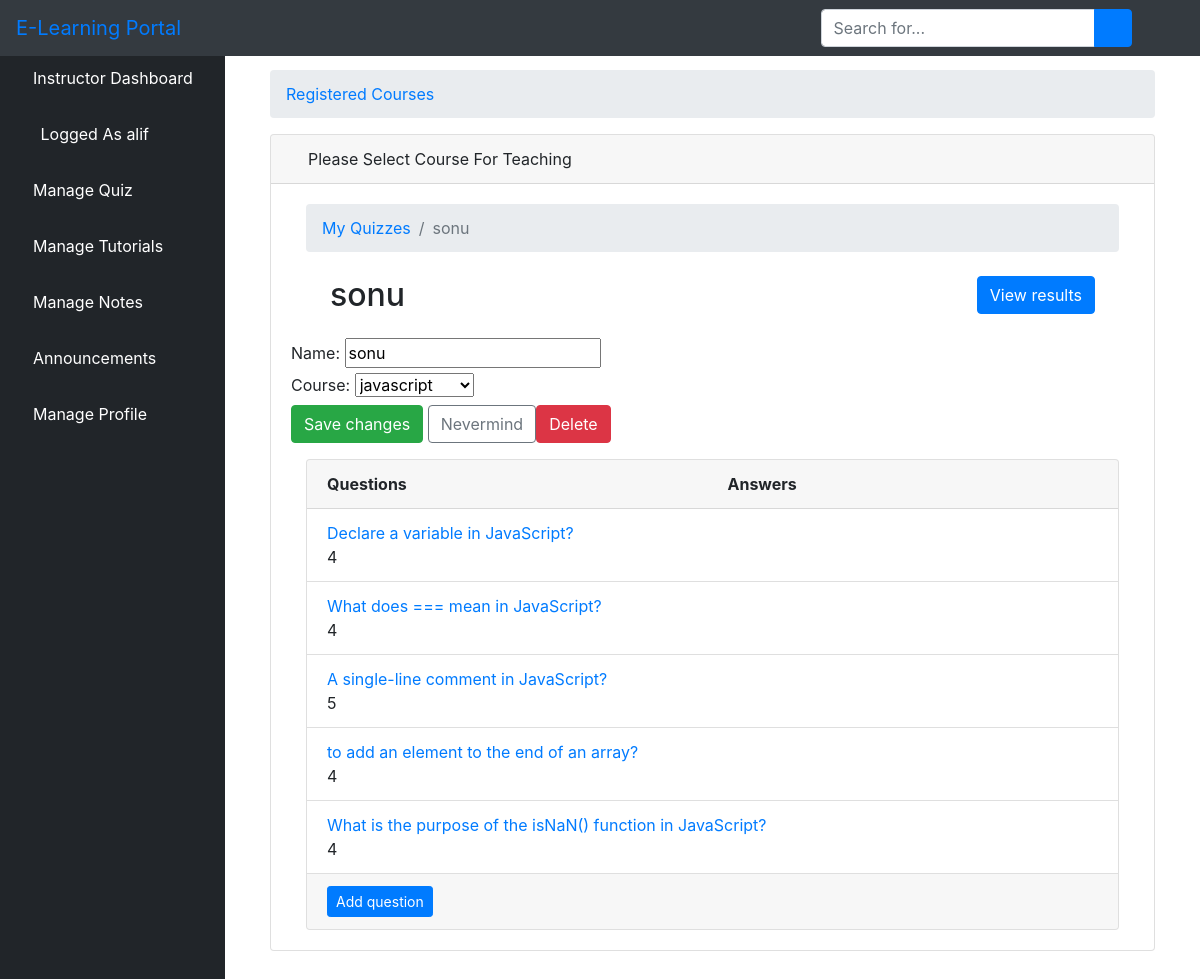
Screenshot of /quizupdate/11/ (signed in) with the database file from the repository.
### elearn/models.py (models this page shows, shortened)
class User(AbstractUser):
    is_learner = models.BooleanField(default=False)
    is_instructor = models.BooleanField(default=False)
    is_admin = models.BooleanField(default=False)

class Quiz(models.Model):
    owner = models.ForeignKey(User, on_delete=models.CASCADE, related_name='quizzes')
    name = models.CharField(max_length=255)
    course = models.ForeignKey(Course, on_delete=models.CASCADE, related_name='quizzes')

class Course(models.Model):
    name = models.CharField(max_length=30)
    color = models.CharField(max_length=7, default='#007bff')
    def __str__(self):
        return self.name

class Question(models.Model):
    quiz = models.ForeignKey(Quiz, on_delete=models.CASCADE, related_name='questions')
    text = models.CharField('Question', max_length=255)

### elearn/views.py (the view, shortened to what this page needs)
# urls.py: path('quizupdate/<int:pk>/', views.QuizUpdateView.as_view(), name='quiz_change'),
class QuizUpdateView(UpdateView):
    model = Quiz
    fields = ('name', 'course', )
    context_object_name = 'quiz'
    template_name = 'dashboard/instructor/quiz_change_form.html'
    def get_context_data(self, **kwargs):
        kwargs['questions'] = self.get_object().questions.annotate(answers_count=Count('answers'))
        return super().get_context_data(**kwargs)
    def get_queryset(self):
        return self.request.user.quizzes.all()

### elearn/templates/dashboard/instructor/quiz_change_form.html (shortened to what this page needs)
{% extends 'dashboard/instructor/base.html' %}
{% block body %}
<div class="container-fluid">
        <div class="row">
          <div class="col-12 mb-3">
          <div class="col-12 mb-3">
                <div id="content-wrapper" style="padding-top: 20px">
        <div class="container-fluid">
            <ol class="breadcrumb">
                <li class="breadcrumb-item">
                    <a href="">Registered Courses</a>
                </li>
            </ol>
            <div class="card mb-3">
                <div class="card-header">
                    <i class="fas fa-table text-primary"></i>
                    Please Select Course For Teaching
                </div>
                <div class="card-body">
  <div class="col-sm-12">
    <nav aria-label="breadcrumb">
    <ol class="breadcrumb">
      <li class="breadcrumb-item"><a href="{% url 'quiz_change_list' %}">My Quizzes</a></li>
      <li class="breadcrumb-item active" aria-current="page">{{ quiz.name }}</li>
    </ol>
  </nav>
  <h2 class="m-4">
    {{ quiz.name }}
    <a href="{% url 'quiz_results' quiz.pk %}" class="btn btn-primary float-right">View results</a>
  </h2>
  <div class="row mb-3">
      <form method="post" novalidate>
        {{ form }}
        <button type="submit" class="btn btn-success">Save changes</button>
        <a href="{% url 'quiz_change_list' %}" class="btn btn-outline-secondary" role="button">Nevermind</a>
        <a href="{% url 'quiz_delete' quiz.pk %}" class="btn btn-danger float-right">Delete</a>
      </form>
      <br>
    </div>
       <div class="card">
    <div class="card-header">
      <div class="row">
        <div class="col-sm-6">
          <strong>Questions</strong>
        </div>
        <div class="col-sm-6">
          <strong>Answers</strong>
        </div>
      </div>
    </div>
    <div class="list-group list-group-flush list-group-formset">
      {% for question in questions %}
        <div class="list-group-item">
          <div class="row">
            <div class="col-10">
              <a href="{% url 'question_change' quiz.pk question.pk %}">{{ question.text }}</a>
            </div>
            <div class="col-sm-8">
              {{ question.answers_count }}
            </div>
          </div>
        </div>
      {% empty %}
        <div class="list-group-item text-center">
          <p class="text-muted font-italic mb-0">You haven't created any questions yet. Go ahead and <a href="{% url 'question_add' quiz.pk %}">add the first question</a>.</p>
        </div>
      {% endfor %}
    </div>
    <div class="card-footer">
      <a href="{% url 'question_add' quiz.pk %}" class="btn btn-primary btn-sm">Add question</a>
    </div>
  </div>
    </div>
  </div>
        </div>
    </div>
                </div>
            </div>
        </div>
    </div>
{% endblock body %}

### elearn/templates/dashboard/instructor/base.html (shortened to what this page needs)
<!DOCTYPE html>
<html lang="en">
<head>
    {% load static %}
    <link href="{% static 'vendor/fontawesome-free/css/all.min.css' %}" rel="stylesheet" type="text/css">
    <link href="{% static 'vendor/datatables/dataTables.bootstrap4.css' %}" rel="stylesheet">
    <link href="{% static 'css/sb-admin.css' %}" rel="stylesheet">
</head>
<body id="page-top">
<nav class="navbar navbar-expand navbar-dark bg-dark fixed-top">
    <a class="navbar-brand mr-1 text-primary" href="">E-Learning Portal</a>
    <button class="btn btn-link btn-sm text-white order-1 order-sm-0" id="sidebarToggle" href="#">
        <i class="fas fa-bars"></i>
    </button>
    <form class="d-none d-md-inline-block form-inline ml-auto mr-0 mr-md-3 my-2 my-md-0">
        <div class="input-group">
            <input type="text" class="form-control" placeholder="Search for..." aria-label="Search" aria-describedby="basic-addon2">
            <div class="input-group-append">
                <button class="btn btn-primary" type="button">
                    <i class="fas fa-search"></i>
                </button>
            </div>
        </div>
    </form>
    <ul class="navbar-nav ml-auto ml-md-0">
        <li class="nav-item dropdown no-arrow">
            <a class="nav-link dropdown-toggle" href="#" id="userDropdown" role="button" data-toggle="dropdown" aria-haspopup="true" aria-expanded="false">
                <i class="fas fa-user-circle fa-fw text-primary"></i>
            </a>
        </li>
    </ul>
</nav>
<div id="wrapper" style="padding-top: 50px;">
<ul class="sidebar navbar-nav">
    <li class="nav-item active">
        <a class="nav-link" href="{% url 'instructor' %}">
         <i class="fa fa-home" aria-hidden="true"></i>
            <span>Instructor Dashboard</span>
        </a>
    </li>
    <li class="nav-item active">
        <a class="nav-link" href="">
            <i class="fas fa-user-circle fa-fw text-primary"></i>
            <span>Logged As {{ user.username }}</span>
        </a>
    </li>
    <li class="nav-item dropdown no-arrow">
                            <a class="nav-link dropdown-toggle" data-toggle="dropdown" aria-haspopup="true" aria-expanded="false" href="">
          <i class="fa fa-th-list" aria-hidden="true"></i>
            <span style="color: white">Manage Quiz</span>
        </a>
        </li>
         <li class="nav-item dropdown no-arrow">
                            <a class="nav-link dropdown-toggle" data-toggle="dropdown" aria-haspopup="true" aria-expanded="false" href="">
            <i class="fas fa-book-reader" aria-hidden="true"></i>
             <span style="color: white">Manage Tutorials</span>
        </a>
        </li>
         <li class="nav-item">
        <a class="nav-link" href="{% url 'lnotes' %}">
            <i class="fas fa-pen" aria-hidden="true"></i>
            <span style="color: white">Manage Notes</span>
        </a>
    </li>
    <li class="nav-item dropdown no-arrow">
                            <a class="nav-link dropdown-toggle" data-toggle="dropdown" aria-haspopup="true" aria-expanded="false" href="">
        <i class="fas fa-bell"></i>
            <span style="color: white">Announcements</span>
        </a>
        </li>
     <li class="nav-item dropdown no-arrow">
                            <a class="nav-link dropdown-toggle" data-toggle="dropdown" aria-haspopup="true" aria-expanded="false" href="">
            <i class="fas fa-user text-default"></i>
            <span style="color: white">Manage Profile</span>
        </a>
        </li>
</ul>
    {% block body %}{% endblock %}
</div>

### rows the page displays
User: username "alif"
Quiz: name "sonu", course "javascript"
Question: text "Declare a variable in JavaScript?", answers_count "4"
Question: text "What does === mean in JavaScript?", answers_count "4"
Question: text "A single-line comment in JavaScript?", answers_count "5"
Question: text "to add an element to the end of an array?", answers_count "4"
Question: text "What is the purpose of the isNaN() function in JavaScript?", answers_count "4"
